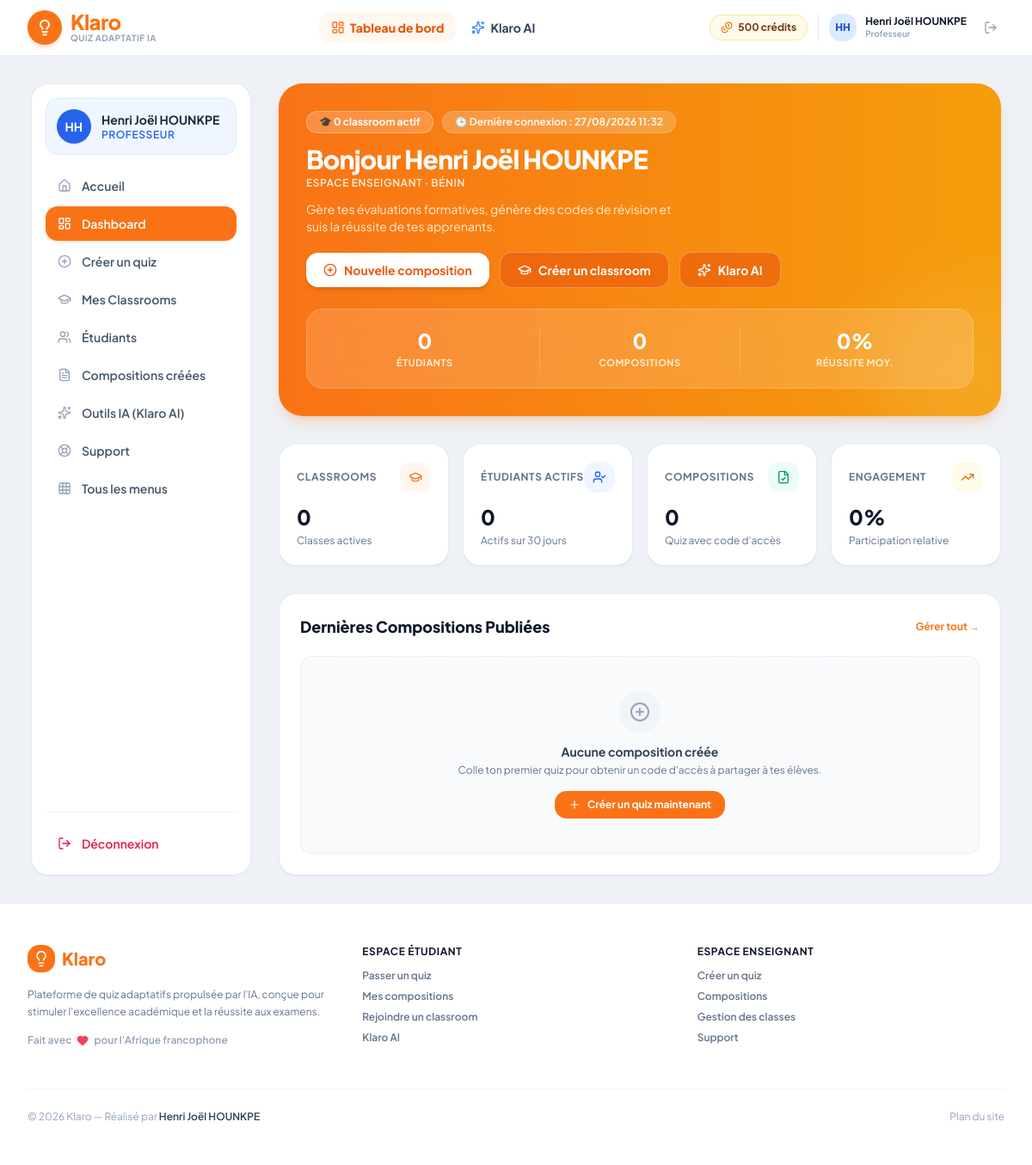
The page /php/dashboard-professeur.php (signed in) on the database its author committed.
### tables this page shows
CREATE TABLE `users` (
  `id` INT UNSIGNED NOT NULL AUTO_INCREMENT,
  `nom` VARCHAR(100) NOT NULL,
  `prenom` VARCHAR(100) NOT NULL,
  `email` VARCHAR(191) NOT NULL,
  `password` VARCHAR(255) NOT NULL,
  `role` ENUM('apprenant', 'professeur') NOT NULL DEFAULT 'apprenant',
  `credits` INT UNSIGNED NOT NULL DEFAULT 50,
  `derniere_connexion` DATETIME NULL,
  `created_at` DATETIME NOT NULL DEFAULT CURRENT_TIMESTAMP,
  PRIMARY KEY (`id`),
  UNIQUE KEY `uniq_email` (`email`)
);

### php/dashboard-professeur.php (the view, shortened to what the rows shown need)
<?php
require_once __DIR__ . '/includes/auth-professeur.php';
$prof_id = $_SESSION['user_id'];
$stmt_prof = $pdo->prepare("SELECT nom, prenom, derniere_connexion FROM users WHERE id = ?");
$stmt_prof->execute([$prof_id]);
$prof_data = $stmt_prof->fetch();
$last_login = $prof_data['derniere_connexion'] ? date('d/m/Y H:i', strtotime($prof_data['derniere_connexion'])) : 'Aujourd\'hui';
$stmt_classrooms = $pdo->prepare("SELECT COUNT(*) as total_classrooms FROM classrooms WHERE professeur_id = ? AND actif = 1");
$stmt_classrooms->execute([$prof_id]);
$total_classrooms = (int)$stmt_classrooms->fetch()['total_classrooms'];
require_once __DIR__ . '/includes/header.php';
?>
<div class="max-w-7xl mx-auto px-4 sm:px-6 lg:px-8 py-8">
    <div class="flex flex-col lg:flex-row gap-8">
        <main class="flex-1 space-y-8">
            <div class="rounded-3xl bg-gradient-to-r from-orange-500 to-amber-500 p-6 sm:p-8 text-white shadow-lg shadow-orange-500/20 relative overflow-hidden">
                <div class="relative z-10 flex flex-col xl:flex-row items-start xl:items-center justify-between gap-6">
                    <div class="space-y-3">
                        <div class="flex flex-wrap items-center gap-2.5">
                            <span class="inline-flex items-center gap-1.5 px-3.5 py-1 rounded-full bg-white/20 backdrop-blur-md text-xs font-bold text-white border border-white/30">
                                🎓 <?= $total_classrooms ?> classroom<?= $total_classrooms > 1 ? 's' : '' ?> actif<?= $total_classrooms > 1 ? 's' : '' ?>
                            </span>
                            <span class="inline-flex items-center gap-1.5 px-3.5 py-1 rounded-full bg-white/20 backdrop-blur-md text-xs font-bold text-white/90 border border-white/20">
                                🕒 Dernière connexion : <?= e($last_login) ?>
                            </span>
                        </div>
                        <div>
                            <h1 class="text-2xl sm:text-3xl font-extrabold tracking-tight">
                                Bonjour <?= e($_SESSION['prenom']) ?> <?= e($_SESSION['nom']) ?>
                            </h1>
                        </div>
                    </div>
                </div>
            </div>
            <div class="bg-white rounded-2xl border border-slate-200/80 p-6 shadow-sm">
                <div class="flex items-center justify-between mb-5">
                    <h2 class="text-lg font-extrabold text-slate-900">Dernières Compositions Publiées</h2>
                </div>
            </div>
        </main>
    </div>
</div>
<?php require_once __DIR__ . '/includes/footer.php'; ?>

### php/includes/header.php (shortened to what the rows shown need)
<?php
$is_logged = isset($_SESSION['user_id']) && !empty($_SESSION['user_id']);
$user_role = $is_logged ? ($_SESSION['role'] ?? 'apprenant') : null;
$current_page = basename($_SERVER['PHP_SELF']);
$is_landing_page = ($current_page === 'index.php');
$prenom = $_SESSION['prenom'] ?? '';
$nom = $_SESSION['nom'] ?? '';
$credits = $_SESSION['credits'] ?? 0;
if ($is_logged && isset($pdo)) {
    try {
        $stmt_fresh = $pdo->prepare("SELECT prenom, nom, credits, role FROM users WHERE id = ?");
        $stmt_fresh->execute([$_SESSION['user_id']]);
        $fresh_user = $stmt_fresh->fetch();
        if ($fresh_user) {
            $prenom = $fresh_user['prenom'];
            $nom = $fresh_user['nom'];
            $credits = (int)$fresh_user['credits'];
            $user_role = $fresh_user['role'];
        }
    } catch (Exception $e) {
    }
}
$p_init = !empty($prenom) ? mb_substr(trim($prenom), 0, 1, 'UTF-8') : '';
$n_init = !empty($nom) ? mb_substr(trim($nom), 0, 1, 'UTF-8') : '';
$initials = strtoupper($p_init . $n_init);
$role_label = ($user_role === 'professeur') ? 'Professeur' : 'Apprenant';
?>
<!DOCTYPE html>
<html lang="fr" class="h-full">
<head>
    <script src="https://cdn.tailwindcss.com"></script>
</head>
<body class="flex flex-col min-h-screen antialiased bg-[#EEF1F6]">
<header class="sticky top-0 z-40 w-full bg-white/95 backdrop-blur border-b border-slate-200/80 shadow-xs">
    <div class="max-w-7xl mx-auto px-4 sm:px-6 lg:px-8 h-16 flex items-center justify-between">
        <?php if ($is_landing_page && !$is_logged): ?>
            <nav class="hidden md:flex items-center gap-8">
                <a href="index.php" class="text-sm font-bold text-orange-500 transition-colors">
                    Accueil
                </a>
                <a href="commencer-quiz.php" class="text-sm font-bold text-slate-600 hover:text-slate-900 transition-colors flex items-center gap-1.5">
                    <i data-lucide="play" class="w-4 h-4 fill-orange-500 text-orange-500"></i>
                    <span>Passer un quiz</span>
                </a>
            </nav>
            <div class="flex items-center gap-3">
                <a href="connexion.php" class="text-sm font-bold text-slate-700 hover:text-orange-500 px-3 py-2 transition-colors">
                    Se connecter
                </a>
                <a href="inscription.php" class="inline-flex items-center px-5 py-2.5 rounded-xl bg-orange-500 hover:bg-orange-600 text-white text-sm font-bold shadow-md shadow-orange-500/20 transition-all hover:scale-[1.02]">
                    S'inscrire
                </a>
            </div>
        <?php else: ?>
            <div class="flex items-center gap-3">
                <?php if ($is_logged): ?>
                    <div class="hidden sm:flex items-center gap-1.5 px-3 py-1.5 rounded-xl bg-amber-50 border border-amber-200/80 text-amber-900 text-xs font-bold shadow-2xs">
                        <i data-lucide="coins" class="w-3.5 h-3.5 text-amber-600"></i>
                        <span><?= $credits ?> crédits</span>
                    </div>
                    <div class="flex items-center gap-2.5 pl-2 sm:pl-3 border-l border-slate-200">
                        <div class="w-8 h-8 rounded-xl font-black text-xs flex items-center justify-center shadow-2xs <?= ($user_role === 'professeur') ? 'bg-blue-100 text-blue-700' : 'bg-orange-100 text-orange-700' ?>">
                            <?= e($initials) ?>
                        </div>
                        <div class="hidden sm:flex flex-col text-left">
                            <span class="text-xs font-bold text-slate-900 leading-tight">
                                <?= e($prenom) ?> <?= e($nom) ?>
                            </span>
                            <span class="text-[10px] font-semibold text-slate-400">
                                <?= e($role_label) ?>
                            </span>
                        </div>
                    </div>
                    <a href="deconnexion.php" class="p-2 rounded-xl text-slate-400 hover:text-rose-600 hover:bg-rose-50 transition-colors" title="Se déconnecter" aria-label="Se déconnecter">
                        <i data-lucide="log-out" class="w-4 h-4"></i>
                    </a>
                <?php endif; ?>
            </div>
        <?php endif; ?>
    </div>
</header>

### rows shown on the page
users: credits "500", initials "HH", prenom "Henri Joël", nom "HOUNKPE", role "Professeur", derniere_connexion "27/08/2026 11:32"

### other values the page prints
$_SESSION['prenom'] "Henri Joël"
$_SESSION['nom'] "HOUNKPE"
$item['label'] "Dashboard"
$item['label'] "Créer un quiz"
$item['label'] "Mes Classrooms"
$item['label'] "Étudiants"
$item['label'] "Compositions créées"
$item['label'] "Outils IA (Klaro AI)"
$item['label'] "Support"
$item['label'] "Tous les menus"
$total_classrooms "0"
$total_etudiants "0"
$total_compositions "0"
$moyenne_reussite "0"
